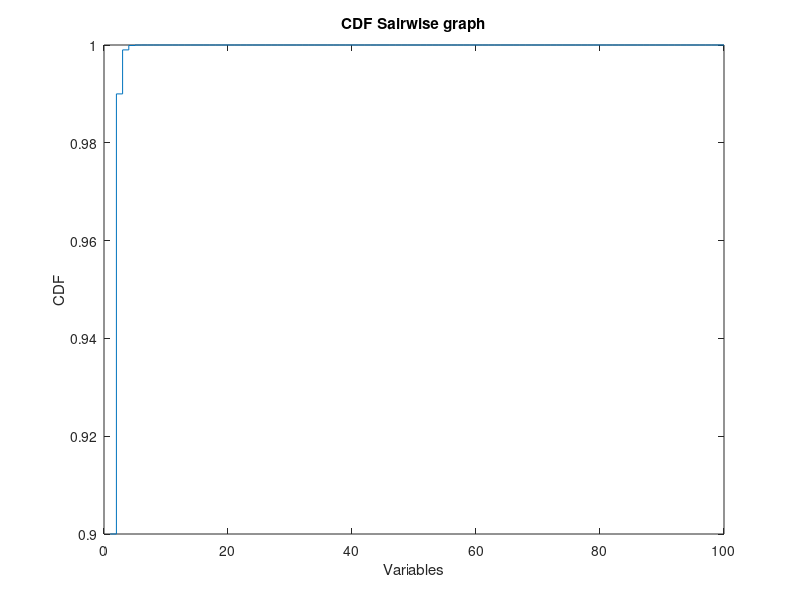

MATLAB code for this plot:
%Defining the values of 'p' and 'q' 
%as defined in the question.
p=9/10;
q=1-p;
y=100;

%Initializing Ez for storing expected value 
%and Y for holding CDF
Ez=0;
Y=[];

%Calculating the expected value 
%using summision with the help of for loop
%by adding the values of Ez=ΣZ*PZ(z)=Σ(1/2^i)*p*q^(i-1);
for i = 1:99
    if i==1
       Ez = (1/2^i)*p*q^(i-1);
       Y(i) = p*(q^(i-1));
    else
       Ez = Ez + (1/2^i)*p*q^(i-1);
       Y(i) = Y(i-1) + p*(q^(i-1));
    end
    
end

%Adding the values at 100 for displaying Ez and CDF 
Ez = Ez + (1/2^y)*q^(y-1);
Y(end+1) =Y(99) + q^(y-1);

%Displaying Ez and plotting stairwise graph for CDf
X=1:100;
display(Ez)
stairs(X,Y);
xlabel("Variables");
ylabel("CDF")
title('CDF Sairwise graph')
